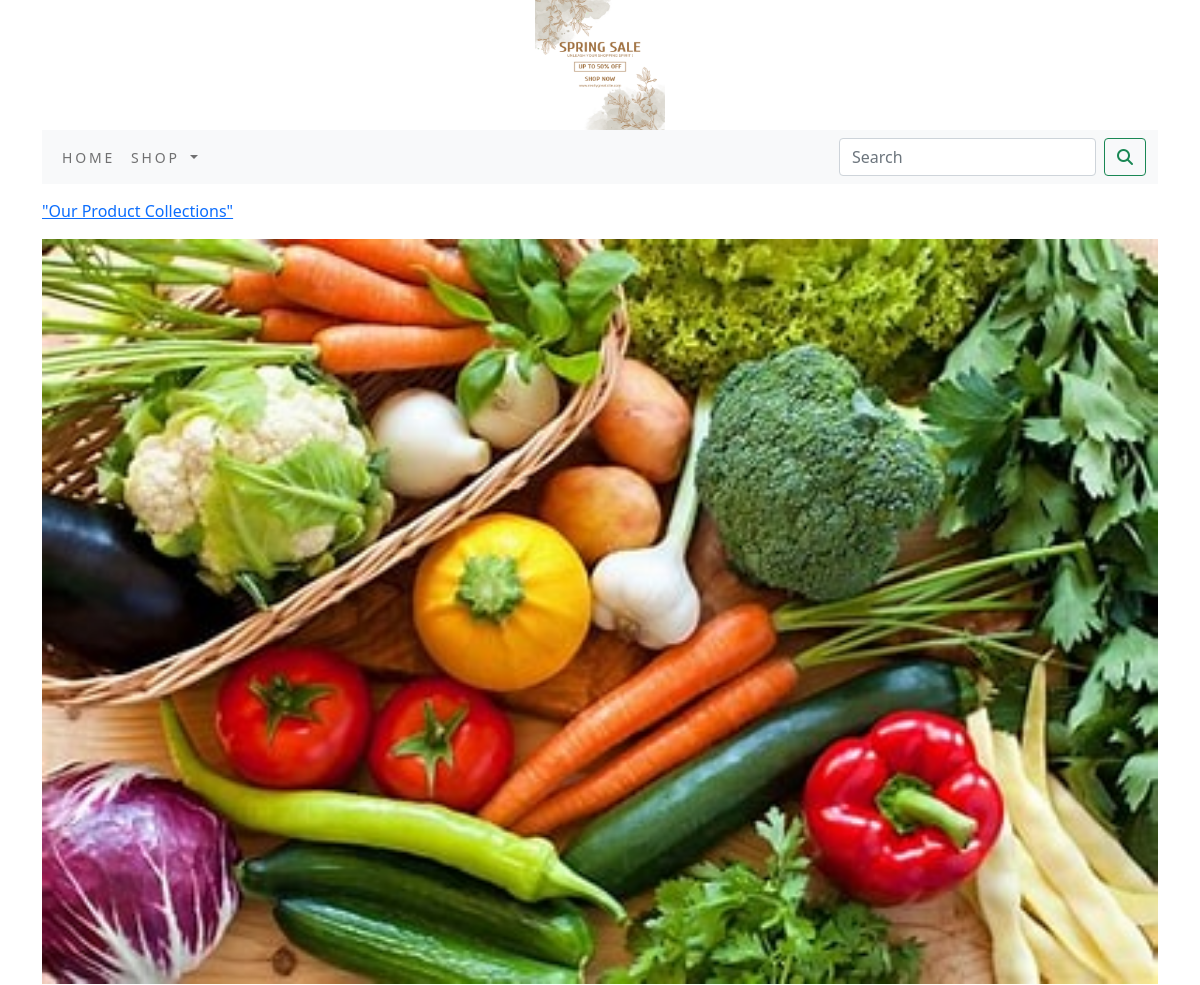
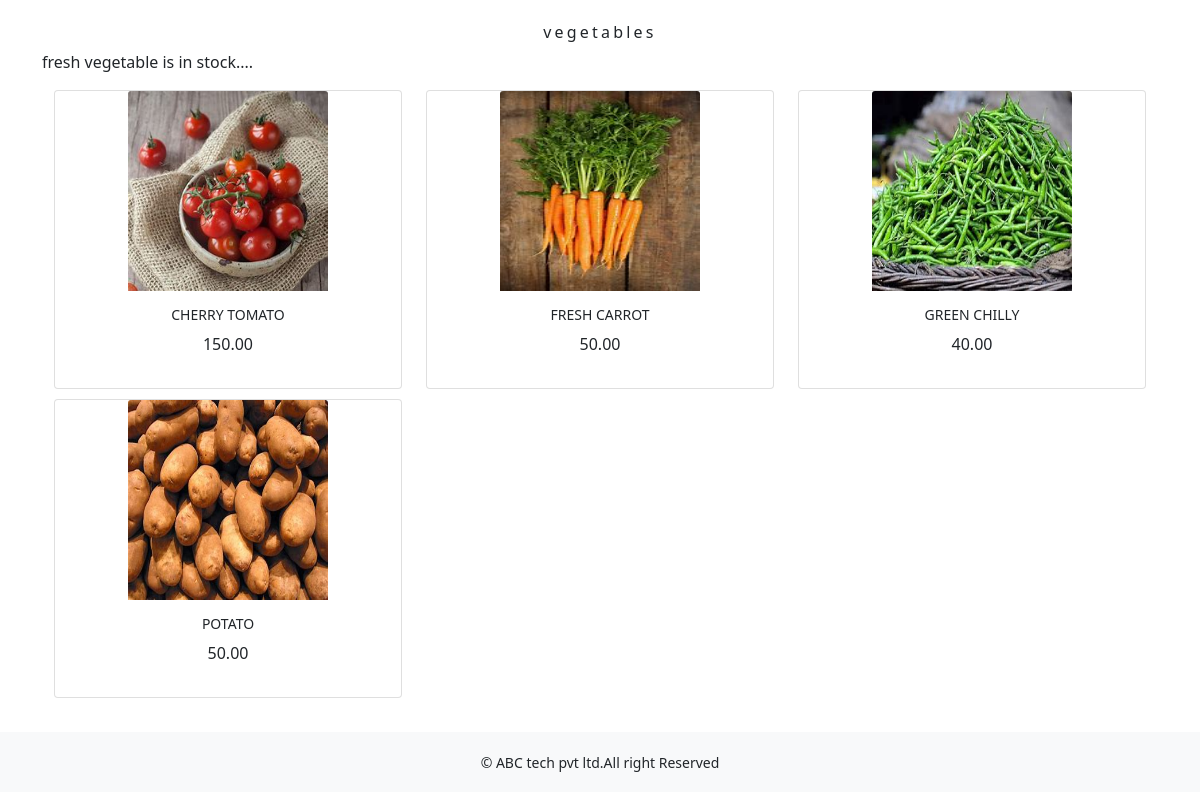
The page /shop/vegetables/ on the database its author committed (2 pictures, top to bottom).
### shop/models.py (models this page shows, shortened)
class Category(models.Model):
    name=models.CharField(max_length=250,unique=True)
    slug=models.SlugField(max_length=250,unique=True)
    description=models.TextField(blank=True)
    image=models.ImageField(upload_to='category',blank=True)
    class Meta:
        ordering=('name',)
        verbose_name='category'
        verbose_name_plural='categories'
    def get_url(self):
        return reverse('shop:products_by_category',args=[self.slug])

class Product(models.Model):
    name = models.CharField(max_length=250, unique=True)
    slug = models.SlugField(max_length=250, unique=True)
    description = models.TextField(blank=True)
    price=models.DecimalField(max_digits=10,decimal_places=2)
    category=models.ForeignKey(Category,on_delete=models.CASCADE)
    image = models.ImageField(upload_to='product', blank=True)
    stock=models.IntegerField()
    available=models.BooleanField(default=True)
    created=models.DateTimeField(auto_now_add=True)
    updated=models.DateTimeField(auto_now=True)
    def get_url(self):
        return reverse('shop:prodCatdetail',args=[self.category.slug,self.slug])
    class Meta:
        ordering=('name',)
        verbose_name='product'
        verbose_name_plural='products'

### shop/views.py (the view)
# urls.py: path('', views.allProdCat, name='allProdCat'),
def allProdCat(request,c_slug=None):
    c_page=None
    products_list=None
    if c_slug:
        c_page=get_object_or_404(Category,slug=c_slug)
        products_list=Product.objects.all().filter(category=c_page,available=True)
    else:
        products_list=Product.objects.all().filter(available=True)
    paginator=Paginator(products_list,6)
    try:
        page=int(request.GET.get('page','1'))
    except:
        page=1
    try:
        products=paginator.page(page)
    except (EmptyPage,InvalidPage):
        products=paginator.page(paginator.num_pages)
    return render(request,"category.html",{'category':c_page,'products':products})

### cart/context_processors.py (called while the page is built)
def counter(request):
    item_count=0
    if 'admin' in request.path:
        return  {}
    else:
        try:
            cart=Cart.objects.filter(cart_id=_cart_id(request))
            cart_items=CartItem.objects.all().filter(cart=cart[:1])
            for cart_item in cart_items:
                item_count += cart_item.quantity
        except Cart.DoesNotExist:
            item_count =0
        return dict(item_count=item_count)

### cart/views.py (called while the page is built)
def _cart_id(request):
    cart=request.session.session_key
    if not cart:
        cart=request.session.create()
    return cart

### shop/context_processors.py (called while the page is built)
def menu_links(request):
    links=Category.objects.all()
    return dict(links=links)

### templates/category.html (shortened to what this page needs)
{% extends 'base.html' %}
{% load static %}
{% block content %}
{% if category %}
    <div>
        <div class="row my_row_class">
            <div class="mx-auto">
            <p><a href="% url 'shop:allProdCat' %}">"Our Product Collections"</a></p>
        </div>
            </div>
    </div>
    {% endif %}
<div class="mx_auto">
    {% if category %}
        <img class="my_image" src="{{category.image.url}}" alt="{{category.name}}" >
</div>
    <br>
<div>
        <h1 class="text-center my_title">{{category.name}}</h1>
        <p class="text-justify">{{category.description}}</p>
</div>
    {% endif %}
<div class="container">
    <div class="row mx_auto">
        {% for product in products.object_list %}
        <div class="my_bottom_margin col-9 col-sm-12 col-md-4 xol-lg-4">
            <div class="card text-center" style="min-width:18rem;">
                <a href="{{product.get_url}}"><img  class="card-img-top my_image" src="{{product.image.url}}" alt="{{product.name}}" style="height:200px;width:200px;"></a>
            <div class="card-body">
                <h4>{{product.name}}</h4>
                <p>{{product.price}}</p>
            </div>
            </div>
        </div>
        {% endfor %}
    </div>
    <br>
</div>
{% endblock %}

### static/css/custom.css (style rules this page uses)
body { font-family: 'Roboto', sans-serif; }
.my_row_class { padding-top :15px; }
.my_image { width:100%; height:auto; }
.my_title { font-size:16px; text_transform:uppercase; letter-spacing:.2em; }
.my_bottom_margin { margin-bottom:10px; }
.card-body h4 { font-size:14px; text-transform:uppercase; latter-spacing:.2em; }

### rows shown on the page
Category: image (picture), name "vegetables", description "fresh vegetable is in stock...."
Product: image (picture), name "CHERRY TOMATO", price "150.00"
Product: image (picture), name "FRESH CARROT", price "50.00"
Product: image (picture), name "GREEN CHILLY", price "40.00"
Product: image (picture), name "POTATO", price "50.00"
